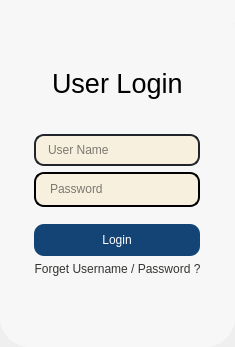
<?xml version="1.0" encoding="UTF-8"?>
<ui version="4.0">
 <class>MainWindow</class>
 <widget class="QMainWindow" name="MainWindow">
  <property name="geometry">
   <rect>
    <x>0</x>
    <y>0</y>
    <width>235</width>
    <height>347</height>
   </rect>
  </property>
  <property name="windowTitle">
   <string>MainWindow</string>
  </property>
  <property name="styleSheet">
   <string notr="true"/>
  </property>
  <widget class="QWidget" name="centralwidget">
   <property name="styleSheet">
    <string notr="true">/* /////////////////////////////////////////////////////////////////////////////////////////////////

SET APP STYLESHEET - FULL STYLES HERE
DARK THEME - DRACULA COLOR BASED

///////////////////////////////////////////////////////////////////////////////////////////////// */


QWidget{
	font: &quot;Segoe UI&quot;;

    border-top-left-radius:30px;
    border-bottom-left-radius:30px;
    border-top-right-radius:30px;
    border-bottom-right-radius:30px;
}

/* /////////////////////////////////////////////////////////////////////////////////////////////////
Tooltip */
QToolTip {
	color: rgb(0,0,0);
	background-color: rgb(255,255,255);
	border: 1px solid rgb(44, 49, 58);
	background-image: none;
	background-position: left center;
    background-repeat: no-repeat;
	border: none;
	border-left: 2px solid rgb(180,180,180);
	text-align: left;
	padding-left: 8px;
	margin: 0px;
}

/* /////////////////////////////////////////////////////////////////////////////////////////////////
Bg App */
#bgApp {	
	background-color: rgb(212,212,212);
	border: 1px solid rgb(44, 49, 58);
}

/* /////////////////////////////////////////////////////////////////////////////////////////////////
Left Menu */
#leftMenuBg {	
	background-color: rgb(33, 37, 43);
}
#topLogo {
	background-color: Transparent;
	background-image: url(:/images/images/images/whiteview.png);
	background-position: centered;
	background-repeat: no-repeat;
}
#titleLeftApp { font: 63 12pt &quot;Segoe UI Semibold&quot;; }
#titleLeftDescription { font: 8pt &quot;Segoe UI&quot;; color: rgb(189, 147, 249); }

/* MENUS */
#topMenu .QPushButton {	
	background-position: left center;
    background-repeat: no-repeat;
	border: none;
	border-left:15px solid transparent;
	background-color: transparent;
	text-align: left;
	padding-left: 44px;

}
#topMenu .QPushButton:hover {
	background-color: rgb(40, 44, 52);
}
#topMenu .QPushButton:pressed {	
	background-color: rgb(189, 147, 249);
	color: rgb(255, 255, 255);
}
#bottomMenu .QPushButton {	
	background-position: left center;
    background-repeat: no-repeat;
	border: none;
	border-left: 20px solid transparent;
	background-color:transparent;
	text-align: left;
	padding-left: 44px;
}
#bottomMenu .QPushButton:hover {
	background-color: rgb(40, 44, 52);
}
#bottomMenu .QPushButton:pressed {	
	background-color: rgb(189, 147, 249);
	color: rgb(255, 255, 255);
}
#leftMenuFrame{
	border-top: 3px solid rgb(44, 49, 58);
}

/* Toggle Button */
#toggleButton {
	background-position: left center;
    background-repeat: no-repeat;
	border: none;
	border-left: 15px solid transparent;

	text-align: left;
	padding-left:44px;
	color: rgb(113, 126, 149);
}
#toggleButton:hover {
	background-color: rgb(40, 44, 52);
}
#toggleButton:pressed {
	background-color: rgb(189, 147, 249);
}

/* Title Menu */
#titleRightInfo { padding-left: 10px; }


/* /////////////////////////////////////////////////////////////////////////////////////////////////
Extra Tab */
#extraLeftBox {	
	background-color: rgb(44, 49, 58);
}
#extraTopBg{	
	background-color: rgb(230,230,230)
}
#extraLeftBox:hover {
	background-color: rgb(40, 44, 52);
}
/* Icon */
#extraIcon {
	background-position: center;
	background-repeat: no-repeat;
	background-image: url(:/icons/images/icons/icon_settings.png);
}

/* Label */

QLabel{
color: rgb(0,0,0);
}

#extraLabel { color: rgb(0,0,0); }

/* Btn Close */
#extraCloseColumnBtn { background-color: rgba(255, 255, 255, 0); border: none;  border-radius: 5px; }
#extraCloseColumnBtn:hover { background-color: rgb(196, 161, 249); border-style: solid; border-radius: 4px; }
#extraCloseColumnBtn:pressed { background-color: rgb(180, 141, 238); border-style: solid; border-radius: 4px; }

/* Extra Content */
#extraContent{
	border-top: 3px solid rgb(40, 44, 52);
}

/* Extra Top Menus */
#extraTopMenu .QPushButton {
background-position: left center;
    background-repeat: no-repeat;
	border: none;
	border-left: 22px solid transparent;
	background-color:transparent;
	text-align: left;
	padding-left: 44px;
}
#extraTopMenu .QPushButton:hover {
	background-color: rgb(40, 44, 52);
}
#extraTopMenu .QPushButton:pressed {	
	background-color: rgb(189, 147, 249);
	color: rgb(255, 255, 255);
}

/* /////////////////////////////////////////////////////////////////////////////////////////////////
Content App */
#contentTopBg{	
	background-color: rgb(33, 37, 43);
}
#contentBottom{
	border-top: 3px solid rgb(44, 49, 58);
}

/* Top Buttons */
#rightButtons .QPushButton { background-color: rgba(255, 255, 255, 0); border: none;  border-radius: 5px; }
#rightButtons .QPushButton:hover { background-color: rgb(44, 49, 57); border-style: solid; border-radius: 4px; }
#rightButtons .QPushButton:pressed { background-color: rgb(23, 26, 30); border-style: solid; border-radius: 4px; }

/* Theme Settings */
#extraRightBox { background-color: rgb(44, 49, 58); }
#themeSettingsTopDetail { background-color: rgb(189, 147, 249); }

/* Bottom Bar */
#bottomBar { background-color: rgb(44, 49, 58); }
#bottomBar QLabel { font-size: 11px; color: rgb(113, 126, 149); padding-left: 10px; padding-right: 10px; padding-bottom: 2px; }

/* CONTENT SETTINGS */
/* MENUS */
#contentSettings .QPushButton {	
	background-position: left center;
    background-repeat: no-repeat;
	border: none;
	border-left: 22px solid transparent;
	background-color:transparent;
	text-align: left;
	padding-left: 44px;
}
#contentSettings .QPushButton:hover {
	background-color: rgb(40, 44, 52);
}
#contentSettings .QPushButton:pressed {	
	background-color: rgb(189, 147, 249);
	color: rgb(255, 255, 255);
}

/* /////////////////////////////////////////////////////////////////////////////////////////////////
QTableWidget */
QTableWidget {	
	padding: 1px;
	border-radius:1px;
	gridline-color: rgb(40,70,160);
	border-bottom: 1px solid rgb(180,180,180);

}
QTableWidget::item{
	border-color: rgb(180,180,108);
	padding-left: 5px;
	padding-right: 5px;
	gridline-color: rgb(180,180,108);
}
QHeaderView::section:horizontal
{
    border: 1px solid rgb(0,0,0);
	padding: 3px;
    background-color: rgb(30,30,30);
	border-top-left-radius: 7px;
    border-top-right-radius: 7px;
	color:rgb(255,255,255);
}
QHeaderView::section:vertical
{
    border: 1px solid rgb(0,0,0);
background-color: rgb(30,30,30);
color:rgb(255,255,255);

    border-top-right-radius: 7px;
}
QTableWidget::item:selected{
	background-color: rgb(70,135,230);
	color : White;
}
/* /////////////////////////////////////////////////////////////////////////////////////////////////
LineEdit */
QLineEdit {
	background-color: rgb(210,210,150);
	border-radius: 5px;
	border: 2px solid rgb(33, 37, 43);
	padding-left: 10px;
	selection-color: rgb(255, 255, 255);
	selection-background-color: rgb(255, 121, 198);
}
QLineEdit:hover {
	border: 2px solid rgb(64, 71, 88);
}
QLineEdit:focus {
	border: 2px solid rgb(91, 101, 124);
}

/* /////////////////////////////////////////////////////////////////////////////////////////////////
PlainTextEdit */
QPlainTextEdit {
	background-color: rgb(27, 29, 35);
	border-radius: 5px;
	padding: 10px;
	selection-color: rgb(255, 255, 255);
	
}
QPlainTextEdit  QScrollBar:vertical {
    width: 8px;
 }
QPlainTextEdit  QScrollBar:horizontal {
    height: 8px;
 }
QPlainTextEdit:hover {
	border: 2px solid rgb(64, 71, 88);
}
QPlainTextEdit:focus {
	border: 2px solid rgb(91, 101, 124);
}

/* /////////////////////////////////////////////////////////////////////////////////////////////////
ScrollBars */
QScrollBar:horizontal {
    border: none;
    background: rgb(30,30,30);
    height: 8px;
    margin: 0px 21px 0 21px;
	border-radius: 0px;
}
QScrollBar::handle:horizontal {
    background: rgb(40,70,160);
    min-width: 25px;
	border-radius: 4px
}
QScrollBar::add-line:horizontal {
    border: none;
    background: rgb(30,30,30);
    width: 20px;
	border-top-right-radius: 4px;
    border-bottom-right-radius: 4px;
    subcontrol-position: right;
    subcontrol-origin: margin;
}
QScrollBar::sub-line:horizontal {
    border: none;
    background: rgb(55, 63, 77);
    width: 20px;
	border-top-left-radius: 4px;
    border-bottom-left-radius: 4px;
    subcontrol-position: left;
    subcontrol-origin: margin;
}
QScrollBar::up-arrow:horizontal, QScrollBar::down-arrow:horizontal
{
     background: none;
}
QScrollBar::add-page:horizontal, QScrollBar::sub-page:horizontal
{
     background: none;
}
 QScrollBar:vertical {
	border: none;
    background: rgb(52, 59, 72);
    width: 8px;
    margin: 21px 0 21px 0;
	border-radius: 0px;
 }
 QScrollBar::handle:vertical {	
	background: rgb(40,70,160);
    min-height: 25px;
	border-radius: 4px
 }
 QScrollBar::add-line:vertical {
     border: none;
    background: rgb(30,30,30);
     height: 20px;
	border-bottom-left-radius: 4px;
    border-bottom-right-radius: 4px;
     subcontrol-position: bottom;
     subcontrol-origin: margin;
 }
 QScrollBar::sub-line:vertical {
	border: none;
    background: rgb(30,30,30);
     height: 20px;
	border-top-left-radius: 4px;
    border-top-right-radius: 4px;
     subcontrol-position: top;
     subcontrol-origin: margin;
 }
 QScrollBar::up-arrow:vertical, QScrollBar::down-arrow:vertical {
     background: none;
 }

 QScrollBar::add-page:vertical, QScrollBar::sub-page:vertical {
     background: none;
 }

/* /////////////////////////////////////////////////////////////////////////////////////////////////
CheckBox */
QCheckBox::indicator {
    border: 3px solid rgb(52, 59, 72);
	width: 15px;
	height: 15px;
	border-radius: 10px;
    background: rgb(44, 49, 60);
}
QCheckBox::indicator:hover {
    border: 3px solid rgb(58, 66, 81);
}
QCheckBox::indicator:checked {
    background: 3px solid rgb(52, 59, 72);
	border: 3px solid rgb(52, 59, 72);	
	background-image: url(:/icons/images/icons/cil-check-alt.png);
}

/* /////////////////////////////////////////////////////////////////////////////////////////////////
RadioButton */
QRadioButton::indicator {
    border: 3px solid rgb(52, 59, 72);
	width: 15px;
	height: 15px;
	border-radius: 10px;
    background: rgb(44, 49, 60);
}
QRadioButton::indicator:hover {
    border: 3px solid rgb(58, 66, 81);
}
QRadioButton::indicator:checked {
    background: 3px solid rgb(94, 106, 130);
	border: 3px solid rgb(52, 59, 72);	
}

/* /////////////////////////////////////////////////////////////////////////////////////////////////
ComboBox */
QComboBox{
	background-color: rgb(27, 29, 35);
	border-radius: 5px;
	border: 2px solid rgb(33, 37, 43);
	padding: 5px;
	padding-left: 10px;
}
QComboBox:hover{
	border: 2px solid rgb(64, 71, 88);
}
QComboBox::drop-down {
	subcontrol-origin: padding;
	subcontrol-position: top right;
	width: 25px; 
	border-left-width: 3px;
	border-left-color: rgba(39, 44, 54, 150);
	border-left-style: solid;
	border-top-right-radius: 3px;
	border-bottom-right-radius: 3px;	
	background-image: url(:/icons/images/icons/cil-arrow-bottom.png);
	background-position: center;
	background-repeat: no-reperat;
 }
QComboBox QAbstractItemView {
	color: rgb(255, 121, 198);	
	background-color: rgb(33, 37, 43);
	padding: 10px;
	selection-background-color: rgb(39, 44, 54);
}

/* /////////////////////////////////////////////////////////////////////////////////////////////////
Sliders */
QSlider::groove:horizontal {
    border-radius: 5px;
    height: 10px;
	margin: 0px;
	background-color: rgb(52, 59, 72);
}
QSlider::groove:horizontal:hover {
	background-color: rgb(55, 62, 76);
}
QSlider::handle:horizontal {
    background-color: rgb(189, 147, 249);
    border: none;
    height: 10px;
    width: 10px;
    margin: 0px;
	border-radius: 5px;
}
QSlider::handle:horizontal:hover {
    background-color: rgb(195, 155, 255);
}
QSlider::handle:horizontal:pressed {
    background-color: rgb(255, 121, 198);
}

QSlider::groove:vertical {
    border-radius: 5px;
    width: 10px;
    margin: 0px;
	background-color: rgb(52, 59, 72);
}
QSlider::groove:vertical:hover {
	background-color: rgb(55, 62, 76);
}
QSlider::handle:vertical {
    background-color: rgb(189, 147, 249);
	border: none;
    height: 10px;
    width: 10px;
    margin: 0px;
	border-radius: 5px;
}
QSlider::handle:vertical:hover {
    background-color: rgb(195, 155, 255);
}
QSlider::handle:vertical:pressed {
    background-color: rgb(255, 121, 198);
}

/* /////////////////////////////////////////////////////////////////////////////////////////////////
CommandLinkButton */
QCommandLinkButton {	
	color: rgb(255, 121, 198);
	border-radius: 5px;
	padding: 5px;
	color: rgb(255, 170, 255);
}
QCommandLinkButton:hover {	
	color: rgb(255, 170, 255);
	background-color: rgb(44, 49, 60);
}
QCommandLinkButton:pressed {	
	color: rgb(189, 147, 249);
	background-color: rgb(52, 58, 71);
}

/* /////////////////////////////////////////////////////////////////////////////////////////////////
Button */
#pagesContainer QPushButton {
	border: 2px solid rgb(52, 59, 72);
	border-radius: 5px;	
	background-color: rgb(52, 59, 72);
	color:rgb(255,255,255);
}
#pagesContainer QPushButton:hover {
	background-color: rgb(57, 65, 80);
	border: 2px solid rgb(61, 70, 86);
}
#pagesContainer QPushButton:pressed {	
	background-color: rgb(35, 40, 49);
	border: 2px solid rgb(43, 50, 61);
}

</string>
   </property>
   <layout class="QVBoxLayout" name="verticalLayout">
    <property name="leftMargin">
     <number>0</number>
    </property>
    <property name="topMargin">
     <number>0</number>
    </property>
    <property name="rightMargin">
     <number>0</number>
    </property>
    <property name="bottomMargin">
     <number>0</number>
    </property>
    <item>
     <widget class="QFrame" name="frame">
      <property name="styleSheet">
       <string notr="true">background-color:#F7F7F7;</string>
      </property>
      <property name="frameShape">
       <enum>QFrame::StyledPanel</enum>
      </property>
      <property name="frameShadow">
       <enum>QFrame::Raised</enum>
      </property>
      <layout class="QHBoxLayout" name="horizontalLayout">
       <property name="leftMargin">
        <number>0</number>
       </property>
       <property name="topMargin">
        <number>0</number>
       </property>
       <property name="rightMargin">
        <number>0</number>
       </property>
       <property name="bottomMargin">
        <number>0</number>
       </property>
       <item>
        <widget class="QFrame" name="frame_4">
         <property name="minimumSize">
          <size>
           <width>235</width>
           <height>0</height>
          </size>
         </property>
         <property name="frameShape">
          <enum>QFrame::StyledPanel</enum>
         </property>
         <property name="frameShadow">
          <enum>QFrame::Raised</enum>
         </property>
         <layout class="QVBoxLayout" name="verticalLayout_4">
          <property name="leftMargin">
           <number>0</number>
          </property>
          <property name="topMargin">
           <number>0</number>
          </property>
          <property name="rightMargin">
           <number>0</number>
          </property>
          <property name="bottomMargin">
           <number>0</number>
          </property>
          <item>
           <widget class="QFrame" name="frame_2">
            <property name="minimumSize">
             <size>
              <width>0</width>
              <height>23</height>
             </size>
            </property>
            <property name="maximumSize">
             <size>
              <width>16777215</width>
              <height>23</height>
             </size>
            </property>
            <property name="frameShape">
             <enum>QFrame::StyledPanel</enum>
            </property>
            <property name="frameShadow">
             <enum>QFrame::Raised</enum>
            </property>
            <layout class="QHBoxLayout" name="horizontalLayout_2">
             <property name="leftMargin">
              <number>0</number>
             </property>
             <property name="topMargin">
              <number>0</number>
             </property>
             <property name="rightMargin">
              <number>0</number>
             </property>
             <property name="bottomMargin">
              <number>0</number>
             </property>
             <item alignment="Qt::AlignRight">
              <widget class="QPushButton" name="close_btn">
               <property name="cursor">
                <cursorShape>PointingHandCursor</cursorShape>
               </property>
               <property name="styleSheet">
                <string notr="true">QPushButton{

background-color:Transparent;
color:#343431

}

QPushButton::hover
{
transform: scale(1.15);
}</string>
               </property>
               <property name="text">
                <string/>
               </property>
               <property name="icon">
                <iconset>
                 <normaloff>images/x-mark.png</normaloff>images/x-mark.png</iconset>
               </property>
               <property name="checkable">
                <bool>false</bool>
               </property>
              </widget>
             </item>
            </layout>
           </widget>
          </item>
          <item>
           <spacer name="verticalSpacer_4">
            <property name="orientation">
             <enum>Qt::Vertical</enum>
            </property>
            <property name="sizeType">
             <enum>QSizePolicy::Fixed</enum>
            </property>
            <property name="sizeHint" stdset="0">
             <size>
              <width>20</width>
              <height>29</height>
             </size>
            </property>
           </spacer>
          </item>
          <item alignment="Qt::AlignHCenter">
           <widget class="QLabel" name="label">
            <property name="minimumSize">
             <size>
              <width>93</width>
              <height>37</height>
             </size>
            </property>
            <property name="font">
             <font>
              <family>Tahoma</family>
              <pointsize>20</pointsize>
              <weight>50</weight>
              <italic>false</italic>
              <bold>false</bold>
             </font>
            </property>
            <property name="text">
             <string>User Login</string>
            </property>
           </widget>
          </item>
          <item>
           <spacer name="verticalSpacer">
            <property name="orientation">
             <enum>Qt::Vertical</enum>
            </property>
            <property name="sizeType">
             <enum>QSizePolicy::Fixed</enum>
            </property>
            <property name="sizeHint" stdset="0">
             <size>
              <width>20</width>
              <height>11</height>
             </size>
            </property>
           </spacer>
          </item>
          <item>
           <widget class="QFrame" name="frame_3">
            <property name="minimumSize">
             <size>
              <width>0</width>
              <height>93</height>
             </size>
            </property>
            <property name="frameShape">
             <enum>QFrame::StyledPanel</enum>
            </property>
            <property name="frameShadow">
             <enum>QFrame::Raised</enum>
            </property>
            <widget class="QLineEdit" name="user_name">
             <property name="geometry">
              <rect>
               <x>34</x>
               <y>9</y>
               <width>166</width>
               <height>32</height>
              </rect>
             </property>
             <property name="minimumSize">
              <size>
               <width>166</width>
               <height>32</height>
              </size>
             </property>
             <property name="maximumSize">
              <size>
               <width>166</width>
               <height>16777215</height>
              </size>
             </property>
             <property name="palette">
              <palette>
               <active>
                <colorrole role="Button">
                 <brush brushstyle="SolidPattern">
                  <color alpha="255">
                   <red>248</red>
                   <green>240</green>
                   <blue>223</blue>
                  </color>
                 </brush>
                </colorrole>
                <colorrole role="Base">
                 <brush brushstyle="SolidPattern">
                  <color alpha="255">
                   <red>248</red>
                   <green>240</green>
                   <blue>223</blue>
                  </color>
                 </brush>
                </colorrole>
                <colorrole role="Window">
                 <brush brushstyle="SolidPattern">
                  <color alpha="255">
                   <red>248</red>
                   <green>240</green>
                   <blue>223</blue>
                  </color>
                 </brush>
                </colorrole>
                <colorrole role="Highlight">
                 <brush brushstyle="SolidPattern">
                  <color alpha="255">
                   <red>0</red>
                   <green>120</green>
                   <blue>215</blue>
                  </color>
                 </brush>
                </colorrole>
                <colorrole role="HighlightedText">
                 <brush brushstyle="SolidPattern">
                  <color alpha="255">
                   <red>255</red>
                   <green>255</green>
                   <blue>255</blue>
                  </color>
                 </brush>
                </colorrole>
               </active>
               <inactive>
                <colorrole role="Button">
                 <brush brushstyle="SolidPattern">
                  <color alpha="255">
                   <red>248</red>
                   <green>240</green>
                   <blue>223</blue>
                  </color>
                 </brush>
                </colorrole>
                <colorrole role="Base">
                 <brush brushstyle="SolidPattern">
                  <color alpha="255">
                   <red>248</red>
                   <green>240</green>
                   <blue>223</blue>
                  </color>
                 </brush>
                </colorrole>
                <colorrole role="Window">
                 <brush brushstyle="SolidPattern">
                  <color alpha="255">
                   <red>248</red>
                   <green>240</green>
                   <blue>223</blue>
                  </color>
                 </brush>
                </colorrole>
                <colorrole role="Highlight">
                 <brush brushstyle="SolidPattern">
                  <color alpha="255">
                   <red>0</red>
                   <green>120</green>
                   <blue>215</blue>
                  </color>
                 </brush>
                </colorrole>
                <colorrole role="HighlightedText">
                 <brush brushstyle="SolidPattern">
                  <color alpha="255">
                   <red>255</red>
                   <green>255</green>
                   <blue>255</blue>
                  </color>
                 </brush>
                </colorrole>
               </inactive>
               <disabled>
                <colorrole role="Button">
                 <brush brushstyle="SolidPattern">
                  <color alpha="255">
                   <red>248</red>
                   <green>240</green>
                   <blue>223</blue>
                  </color>
                 </brush>
                </colorrole>
                <colorrole role="Base">
                 <brush brushstyle="SolidPattern">
                  <color alpha="255">
                   <red>248</red>
                   <green>240</green>
                   <blue>223</blue>
                  </color>
                 </brush>
                </colorrole>
                <colorrole role="Window">
                 <brush brushstyle="SolidPattern">
                  <color alpha="255">
                   <red>248</red>
                   <green>240</green>
                   <blue>223</blue>
                  </color>
                 </brush>
                </colorrole>
                <colorrole role="Highlight">
                 <brush brushstyle="SolidPattern">
                  <color alpha="255">
                   <red>0</red>
                   <green>120</green>
                   <blue>215</blue>
                  </color>
                 </brush>
                </colorrole>
                <colorrole role="HighlightedText">
                 <brush brushstyle="SolidPattern">
                  <color alpha="255">
                   <red>255</red>
                   <green>255</green>
                   <blue>255</blue>
                  </color>
                 </brush>
                </colorrole>
               </disabled>
              </palette>
             </property>
             <property name="styleSheet">
              <string notr="true">border-radius:10px;
background-color:#F8F0DF;
selection-background-color:#0078d7;</string>
             </property>
             <property name="placeholderText">
              <string>User Name</string>
             </property>
            </widget>
            <widget class="QFrame" name="frame_5">
             <property name="geometry">
              <rect>
               <x>34</x>
               <y>47</y>
               <width>166</width>
               <height>35</height>
              </rect>
             </property>
             <property name="minimumSize">
              <size>
               <width>166</width>
               <height>0</height>
              </size>
             </property>
             <property name="maximumSize">
              <size>
               <width>166</width>
               <height>35</height>
              </size>
             </property>
             <property name="styleSheet">
              <string notr="true">background-color:#F8F0DF;
border: 2px solid black;
border-radius:10px;</string>
             </property>
             <property name="frameShape">
              <enum>QFrame::StyledPanel</enum>
             </property>
             <property name="frameShadow">
              <enum>QFrame::Raised</enum>
             </property>
             <widget class="QLineEdit" name="password">
              <property name="geometry">
               <rect>
                <x>2</x>
                <y>1</y>
                <width>150</width>
                <height>32</height>
               </rect>
              </property>
              <property name="minimumSize">
               <size>
                <width>150</width>
                <height>32</height>
               </size>
              </property>
              <property name="maximumSize">
               <size>
                <width>150</width>
                <height>16777215</height>
               </size>
              </property>
              <property name="palette">
               <palette>
                <active>
                 <colorrole role="Button">
                  <brush brushstyle="SolidPattern">
                   <color alpha="255">
                    <red>248</red>
                    <green>240</green>
                    <blue>223</blue>
                   </color>
                  </brush>
                 </colorrole>
                 <colorrole role="Base">
                  <brush brushstyle="SolidPattern">
                   <color alpha="255">
                    <red>248</red>
                    <green>240</green>
                    <blue>223</blue>
                   </color>
                  </brush>
                 </colorrole>
                 <colorrole role="Window">
                  <brush brushstyle="SolidPattern">
                   <color alpha="255">
                    <red>248</red>
                    <green>240</green>
                    <blue>223</blue>
                   </color>
                  </brush>
                 </colorrole>
                 <colorrole role="Highlight">
                  <brush brushstyle="SolidPattern">
                   <color alpha="255">
                    <red>0</red>
                    <green>120</green>
                    <blue>215</blue>
                   </color>
                  </brush>
                 </colorrole>
                 <colorrole role="HighlightedText">
                  <brush brushstyle="SolidPattern">
                   <color alpha="255">
                    <red>255</red>
                    <green>255</green>
                    <blue>255</blue>
                   </color>
                  </brush>
                 </colorrole>
                </active>
                <inactive>
                 <colorrole role="Button">
                  <brush brushstyle="SolidPattern">
                   <color alpha="255">
                    <red>248</red>
                    <green>240</green>
                    <blue>223</blue>
                   </color>
                  </brush>
                 </colorrole>
                 <colorrole role="Base">
                  <brush brushstyle="SolidPattern">
                   <color alpha="255">
                    <red>248</red>
                    <green>240</green>
                    <blue>223</blue>
                   </color>
                  </brush>
                 </colorrole>
                 <colorrole role="Window">
                  <brush brushstyle="SolidPattern">
                   <color alpha="255">
                    <red>248</red>
                    <green>240</green>
                    <blue>223</blue>
                   </color>
                  </brush>
                 </colorrole>
                 <colorrole role="Highlight">
                  <brush brushstyle="SolidPattern">
                   <color alpha="255">
                    <red>0</red>
                    <green>120</green>
                    <blue>215</blue>
                   </color>
                  </brush>
                 </colorrole>
                 <colorrole role="HighlightedText">
                  <brush brushstyle="SolidPattern">
                   <color alpha="255">
                    <red>255</red>
                    <green>255</green>
                    <blue>255</blue>
                   </color>
                  </brush>
                 </colorrole>
                </inactive>
                <disabled>
                 <colorrole role="Button">
                  <brush brushstyle="SolidPattern">
                   <color alpha="255">
                    <red>248</red>
                    <green>240</green>
                    <blue>223</blue>
                   </color>
                  </brush>
                 </colorrole>
                 <colorrole role="Base">
                  <brush brushstyle="SolidPattern">
                   <color alpha="255">
                    <red>248</red>
                    <green>240</green>
                    <blue>223</blue>
                   </color>
                  </brush>
                 </colorrole>
                 <colorrole role="Window">
                  <brush brushstyle="SolidPattern">
                   <color alpha="255">
                    <red>248</red>
                    <green>240</green>
                    <blue>223</blue>
                   </color>
                  </brush>
                 </colorrole>
                 <colorrole role="Highlight">
                  <brush brushstyle="SolidPattern">
                   <color alpha="255">
                    <red>0</red>
                    <green>120</green>
                    <blue>215</blue>
                   </color>
                  </brush>
                 </colorrole>
                 <colorrole role="HighlightedText">
                  <brush brushstyle="SolidPattern">
                   <color alpha="255">
                    <red>255</red>
                    <green>255</green>
                    <blue>255</blue>
                   </color>
                  </brush>
                 </colorrole>
                </disabled>
               </palette>
              </property>
              <property name="styleSheet">
               <string notr="true">border-radius:10px;
background-color:#F8F0DF;
lineedit-password-character: 9679;
border-color:Transparent;
selection-background-color:#0078d7;</string>
              </property>
              <property name="echoMode">
               <enum>QLineEdit::Password</enum>
              </property>
              <property name="cursorPosition">
               <number>0</number>
              </property>
              <property name="placeholderText">
               <string>Password</string>
              </property>
             </widget>
             <widget class="QPushButton" name="show_pass">
              <property name="geometry">
               <rect>
                <x>135</x>
                <y>5</y>
                <width>25</width>
                <height>25</height>
               </rect>
              </property>
              <property name="minimumSize">
               <size>
                <width>25</width>
                <height>25</height>
               </size>
              </property>
              <property name="maximumSize">
               <size>
                <width>20</width>
                <height>20</height>
               </size>
              </property>
              <property name="styleSheet">
               <string notr="true">border-color:Transparent;</string>
              </property>
              <property name="text">
               <string/>
              </property>
              <property name="icon">
               <iconset>
                <normaloff>images/hidden.png</normaloff>images/hidden.png</iconset>
              </property>
             </widget>
            </widget>
           </widget>
          </item>
          <item alignment="Qt::AlignHCenter">
           <widget class="QPushButton" name="login_btn">
            <property name="minimumSize">
             <size>
              <width>166</width>
              <height>32</height>
             </size>
            </property>
            <property name="maximumSize">
             <size>
              <width>166</width>
              <height>32</height>
             </size>
            </property>
            <property name="cursor">
             <cursorShape>PointingHandCursor</cursorShape>
            </property>
            <property name="styleSheet">
             <string notr="true">border-radius:10px;
background-color:#144475;
color:white;</string>
            </property>
            <property name="text">
             <string>Login</string>
            </property>
           </widget>
          </item>
          <item alignment="Qt::AlignHCenter">
           <widget class="QPushButton" name="forgot_btn">
            <property name="minimumSize">
             <size>
              <width>165</width>
              <height>0</height>
             </size>
            </property>
            <property name="maximumSize">
             <size>
              <width>165</width>
              <height>16777215</height>
             </size>
            </property>
            <property name="cursor">
             <cursorShape>PointingHandCursor</cursorShape>
            </property>
            <property name="styleSheet">
             <string notr="true">background-color:Transparent;
color:#343431
</string>
            </property>
            <property name="text">
             <string>Forget Username / Password ?</string>
            </property>
           </widget>
          </item>
          <item>
           <spacer name="verticalSpacer_2">
            <property name="orientation">
             <enum>Qt::Vertical</enum>
            </property>
            <property name="sizeType">
             <enum>QSizePolicy::Fixed</enum>
            </property>
            <property name="sizeHint" stdset="0">
             <size>
              <width>6</width>
              <height>15</height>
             </size>
            </property>
           </spacer>
          </item>
          <item alignment="Qt::AlignHCenter">
           <widget class="QLabel" name="login_message">
            <property name="font">
             <font>
              <pointsize>12</pointsize>
              <weight>50</weight>
              <italic>false</italic>
              <bold>false</bold>
             </font>
            </property>
            <property name="text">
             <string/>
            </property>
           </widget>
          </item>
         </layout>
         <zorder>label</zorder>
         <zorder>login_btn</zorder>
         <zorder>forgot_btn</zorder>
         <zorder>login_message</zorder>
         <zorder>frame_2</zorder>
         <zorder>frame_3</zorder>
        </widget>
       </item>
      </layout>
     </widget>
    </item>
   </layout>
  </widget>
 </widget>
 <resources/>
 <connections/>
</ui>
